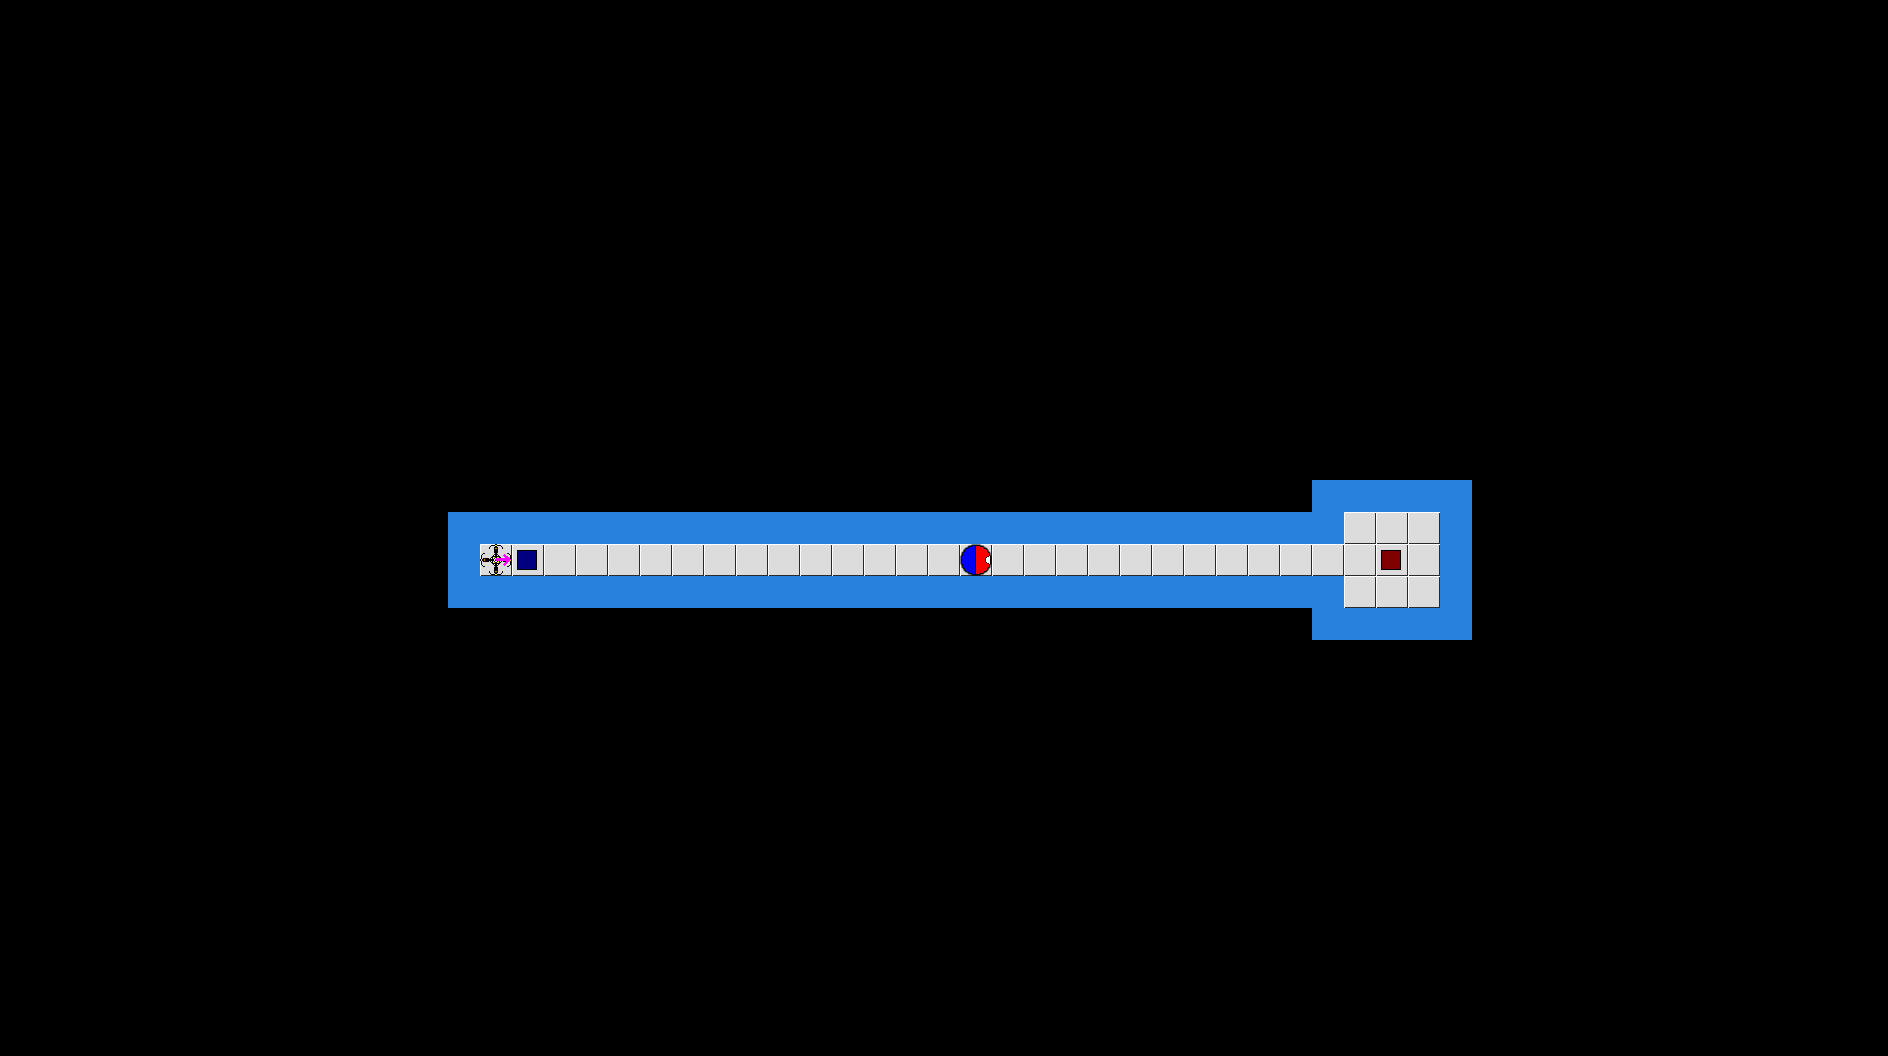

Below is a game level as drawn by its tile map, then a one-line description and the .tmx file that defines it, in full:
An orthogonal 59x33 tile map with 32x32 px tiles, 1 tile layer (Camada de Tiles 1).

<map version="1.0" orientation="orthogonal" width="59" height="33" tilewidth="32" tileheight="32">
 <tileset firstgid="1" name="tileset" tilewidth="32" tileheight="32">
  <image source="tileset.png" width="160" height="160" />
 </tileset>
 <layer name="Camada de Tiles 1" width="59" height="33">
  <data encoding="csv">
0,0,0,0,0,0,0,0,0,0,0,0,0,0,0,0,0,0,0,0,0,0,0,0,0,0,0,0,0,0,0,0,0,0,0,0,0,0,0,0,0,0,0,0,0,0,0,0,0,0,0,0,0,0,0,0,0,0,0,
0,0,0,0,0,0,0,0,0,0,0,0,0,0,0,0,0,0,0,0,0,0,0,0,0,0,0,0,0,0,0,0,0,0,0,0,0,0,0,0,0,0,0,0,0,0,0,0,0,0,0,0,0,0,0,0,0,0,0,
0,0,0,0,0,0,0,0,0,0,0,0,0,0,0,0,0,0,0,0,0,0,0,0,0,0,0,0,0,0,0,0,0,0,0,0,0,0,0,0,0,0,0,0,0,0,0,0,0,0,0,0,0,0,0,0,0,0,0,
0,0,0,0,0,0,0,0,0,0,0,0,0,0,0,0,0,0,0,0,0,0,0,0,0,0,0,0,0,0,0,0,0,0,0,0,0,0,0,0,0,0,0,0,0,0,0,0,0,0,0,0,0,0,0,0,0,0,0,
0,0,0,0,0,0,0,0,0,0,0,0,0,0,0,0,0,0,0,0,0,0,0,0,0,0,0,0,0,0,0,0,0,0,0,0,0,0,0,0,0,0,0,0,0,0,0,0,0,0,0,0,0,0,0,0,0,0,0,
0,0,0,0,0,0,0,0,0,0,0,0,0,0,0,0,0,0,0,0,0,0,0,0,0,0,0,0,0,0,0,0,0,0,0,0,0,0,0,0,0,0,0,0,0,0,0,0,0,0,0,0,0,0,0,0,0,0,0,
0,0,0,0,0,0,0,0,0,0,0,0,0,0,0,0,0,0,0,0,0,0,0,0,0,0,0,0,0,0,0,0,0,0,0,0,0,0,0,0,0,0,0,0,0,0,0,0,0,0,0,0,0,0,0,0,0,0,0,
0,0,0,0,0,0,0,0,0,0,0,0,0,0,0,0,0,0,0,0,0,0,0,0,0,0,0,0,0,0,0,0,0,0,0,0,0,0,0,0,0,0,0,0,0,0,0,0,0,0,0,0,0,0,0,0,0,0,0,
0,0,0,0,0,0,0,0,0,0,0,0,0,0,0,0,0,0,0,0,0,0,0,0,0,0,0,0,0,0,0,0,0,0,0,0,0,0,0,0,0,0,0,0,0,0,0,0,0,0,0,0,0,0,0,0,0,0,0,
0,0,0,0,0,0,0,0,0,0,0,0,0,0,0,0,0,0,0,0,0,0,0,0,0,0,0,0,0,0,0,0,0,0,0,0,0,0,0,0,0,0,0,0,0,0,0,0,0,0,0,0,0,0,0,0,0,0,0,
0,0,0,0,0,0,0,0,0,0,0,0,0,0,0,0,0,0,0,0,0,0,0,0,0,0,0,0,0,0,0,0,0,0,0,0,0,0,0,0,0,0,0,0,0,0,0,0,0,0,0,0,0,0,0,0,0,0,0,
0,0,0,0,0,0,0,0,0,0,0,0,0,0,0,0,0,0,0,0,0,0,0,0,0,0,0,0,0,0,0,0,0,0,0,0,0,0,0,0,0,0,0,0,0,0,0,0,0,0,0,0,0,0,0,0,0,0,0,
0,0,0,0,0,0,0,0,0,0,0,0,0,0,0,0,0,0,0,0,0,0,0,0,0,0,0,0,0,0,0,0,0,0,0,0,0,0,0,0,0,0,0,0,0,0,0,0,0,0,0,0,0,0,0,0,0,0,0,
0,0,0,0,0,0,0,0,0,0,0,0,0,0,0,0,0,0,0,0,0,0,0,0,0,0,0,0,0,0,0,0,0,0,0,0,0,0,0,0,0,0,0,0,0,0,0,0,0,0,0,0,0,0,0,0,0,0,0,
0,0,0,0,0,0,0,0,0,0,0,0,0,0,0,0,0,0,0,0,0,0,0,0,0,0,0,0,0,0,0,0,0,0,0,0,0,0,0,0,0,0,0,0,0,0,0,0,0,0,0,0,0,0,0,0,0,0,0,
0,0,0,0,0,0,0,0,0,0,0,0,0,0,0,0,0,0,0,0,0,0,0,0,0,0,0,0,0,0,0,0,0,0,0,0,0,0,0,0,0,2,2,2,2,2,0,0,0,0,0,0,0,0,0,0,0,0,0,
0,0,0,0,0,0,0,0,0,0,0,0,0,0,2,2,2,2,2,2,2,2,2,2,2,2,2,2,2,2,2,2,2,2,2,2,2,2,2,2,2,2,1,1,1,2,0,0,0,0,0,0,0,0,0,0,0,0,0,
0,0,0,0,0,0,0,0,0,0,0,0,0,0,2,8,4,1,1,1,1,1,1,1,1,1,1,1,1,1,3,1,1,1,1,1,1,1,1,1,1,1,1,5,1,2,0,0,0,0,0,0,0,0,0,0,0,0,0,
0,0,0,0,0,0,0,0,0,0,0,0,0,0,2,2,2,2,2,2,2,2,2,2,2,2,2,2,2,2,2,2,2,2,2,2,2,2,2,2,2,2,1,1,1,2,0,0,0,0,0,0,0,0,0,0,0,0,0,
0,0,0,0,0,0,0,0,0,0,0,0,0,0,0,0,0,0,0,0,0,0,0,0,0,0,0,0,0,0,0,0,0,0,0,0,0,0,0,0,0,2,2,2,2,2,0,0,0,0,0,0,0,0,0,0,0,0,0,
0,0,0,0,0,0,0,0,0,0,0,0,0,0,0,0,0,0,0,0,0,0,0,0,0,0,0,0,0,0,0,0,0,0,0,0,0,0,0,0,0,0,0,0,0,0,0,0,0,0,0,0,0,0,0,0,0,0,0,
0,0,0,0,0,0,0,0,0,0,0,0,0,0,0,0,0,0,0,0,0,0,0,0,0,0,0,0,0,0,0,0,0,0,0,0,0,0,0,0,0,0,0,0,0,0,0,0,0,0,0,0,0,0,0,0,0,0,0,
0,0,0,0,0,0,0,0,0,0,0,0,0,0,0,0,0,0,0,0,0,0,0,0,0,0,0,0,0,0,0,0,0,0,0,0,0,0,0,0,0,0,0,0,0,0,0,0,0,0,0,0,0,0,0,0,0,0,0,
0,0,0,0,0,0,0,0,0,0,0,0,0,0,0,0,0,0,0,0,0,0,0,0,0,0,0,0,0,0,0,0,0,0,0,0,0,0,0,0,0,0,0,0,0,0,0,0,0,0,0,0,0,0,0,0,0,0,0,
0,0,0,0,0,0,0,0,0,0,0,0,0,0,0,0,0,0,0,0,0,0,0,0,0,0,0,0,0,0,0,0,0,0,0,0,0,0,0,0,0,0,0,0,0,0,0,0,0,0,0,0,0,0,0,0,0,0,0,
0,0,0,0,0,0,0,0,0,0,0,0,0,0,0,0,0,0,0,0,0,0,0,0,0,0,0,0,0,0,0,0,0,0,0,0,0,0,0,0,0,0,0,0,0,0,0,0,0,0,0,0,0,0,0,0,0,0,0,
0,0,0,0,0,0,0,0,0,0,0,0,0,0,0,0,0,0,0,0,0,0,0,0,0,0,0,0,0,0,0,0,0,0,0,0,0,0,0,0,0,0,0,0,0,0,0,0,0,0,0,0,0,0,0,0,0,0,0,
0,0,0,0,0,0,0,0,0,0,0,0,0,0,0,0,0,0,0,0,0,0,0,0,0,0,0,0,0,0,0,0,0,0,0,0,0,0,0,0,0,0,0,0,0,0,0,0,0,0,0,0,0,0,0,0,0,0,0,
0,0,0,0,0,0,0,0,0,0,0,0,0,0,0,0,0,0,0,0,0,0,0,0,0,0,0,0,0,0,0,0,0,0,0,0,0,0,0,0,0,0,0,0,0,0,0,0,0,0,0,0,0,0,0,0,0,0,0,
0,0,0,0,0,0,0,0,0,0,0,0,0,0,0,0,0,0,0,0,0,0,0,0,0,0,0,0,0,0,0,0,0,0,0,0,0,0,0,0,0,0,0,0,0,0,0,0,0,0,0,0,0,0,0,0,0,0,0,
0,0,0,0,0,0,0,0,0,0,0,0,0,0,0,0,0,0,0,0,0,0,0,0,0,0,0,0,0,0,0,0,0,0,0,0,0,0,0,0,0,0,0,0,0,0,0,0,0,0,0,0,0,0,0,0,0,0,0,
0,0,0,0,0,0,0,0,0,0,0,0,0,0,0,0,0,0,0,0,0,0,0,0,0,0,0,0,0,0,0,0,0,0,0,0,0,0,0,0,0,0,0,0,0,0,0,0,0,0,0,0,0,0,0,0,0,0,0,
0,0,0,0,0,0,0,0,0,0,0,0,0,0,0,0,0,0,0,0,0,0,0,0,0,0,0,0,0,0,0,0,0,0,0,0,0,0,0,0,0,0,0,0,0,0,0,0,0,0,0,0,0,0,0,0,0,0,0
</data>
 </layer>
</map>
